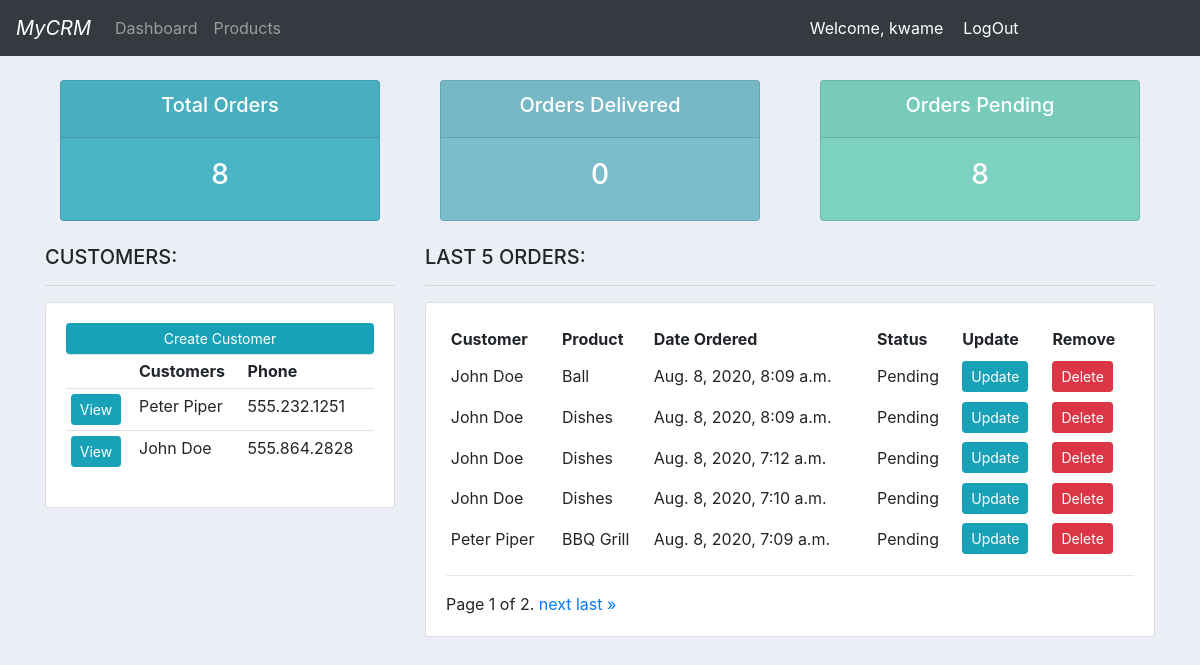
The app's page / (signed in), older data.
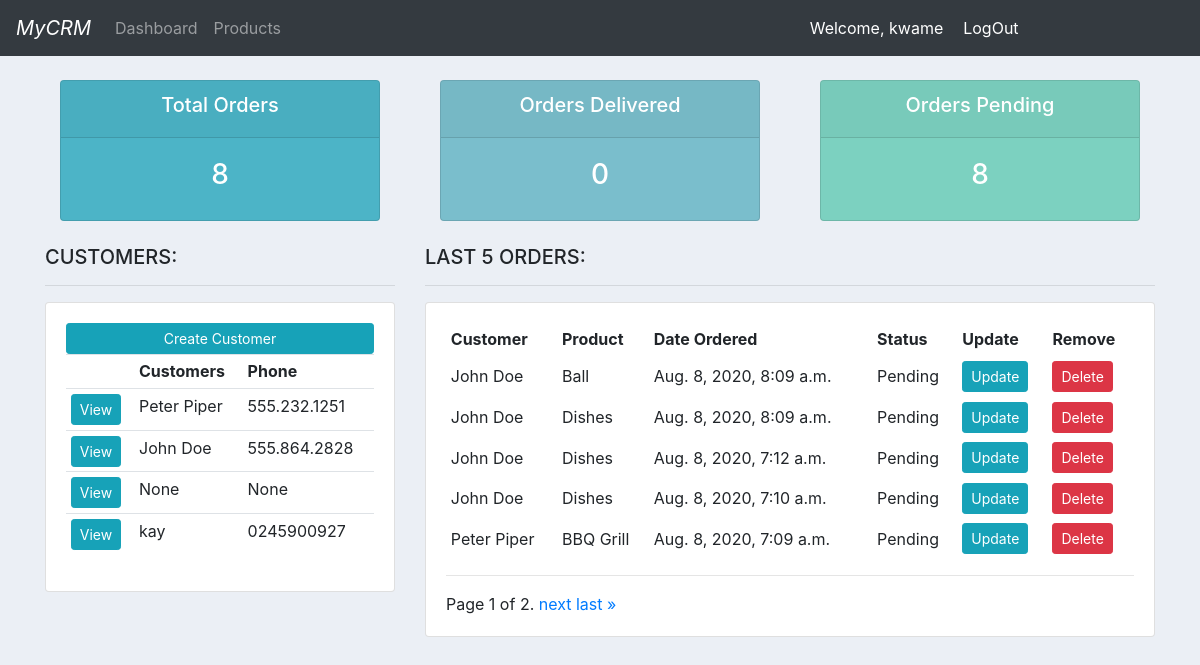
The same page, newer data.
### accounts/models.py (models this page shows, shortened)
class Customer(models.Model):
	user = models.OneToOneField(User, null=True, blank=True, on_delete=models.CASCADE)
	name = models.CharField(max_length=200, null=True)
	phone = models.CharField(max_length=20, null=True)
	email = models.CharField(max_length=200, null=True)
	profile_pic = models.ImageField(default="benz.jpg", null=True, blank=True)
	date_created = models.DateTimeField(auto_now_add=True, null=True)

class Order(models.Model):
	STATUS = (
		('Pending', 'Pending'),
		('Out for Delivery', 'Out for Delivery'),
		('Delivered', 'Delivered')
	)
	customer = models.ForeignKey(Customer, null=True, on_delete=models.SET_NULL)
	product =  models.ForeignKey(Product, null=True, on_delete=models.SET_NULL)
	date_created = models.DateTimeField(auto_now_add=True, null=True)
	status = models.CharField(max_length=200, null=True, choices=STATUS)
	class Meta:
		ordering = ['-date_created']

class Product(models.Model):
	CATEGORY = (
		('Indoor', 'Indoor'),
		('Out Door', 'Out Door'),
	)
	name = models.CharField(max_length=200, null=True)
	price = models.FloatField(null=True)
	category = models.CharField(max_length=200, null=True, choices=CATEGORY)
	description = models.CharField(max_length=200, null=True, blank=True)
	date_created = models.DateTimeField(auto_now_add=True, null=True)
	tag = models.ManyToManyField(Tag)

### accounts/decorators.py (the view)
	def wrapper_func(request, *args, **kwargs):
		group = None
		if request.user.groups.exists():
			group = request.user.groups.all()[0].name
		if group == 'customer':
			return redirect('accounts:user-page')
		if group == 'admin':
			return view_func(request, *args, **kwargs)

### accounts/views.py (called while the page is built)
@login_required(login_url='accounts:login')
@admin_only
def home(request):
	customers = Customer.objects.all()
	orders = Order.objects.all()
	paginator = Paginator(orders, 5)
	page_number = request.GET.get('page')
	page_obj = paginator.get_page(page_number)
	total_customers = customers.count()
	total_orders = orders.count()
	delivered = orders.filter(status='Delivered').count()
	pending = orders.filter(status='Pending').count()
	context = {
		'customers': customers,
		'orders': orders,
		'total_customers': total_customers,
		'total_orders': total_orders,
		'delivered': delivered,
		'pending': pending,
		'page_obj':page_obj
	}
	return render(request, 'accounts/dashboard.html', context)

### accounts/templates/accounts/dashboard.html (shortened to what this page needs)
{% extends 'accounts/main.html' %}
{% block content %}
{% include 'accounts/status.html' %}
	<br>
	<div class="row">
		<div class="col-md-4">
			<h5>CUSTOMERS:</h5>
			<hr>
			<div class="card card-body">
				<a class="btn btn-info btn-sm btn-block" href="">Create Customer</a>
				<table class="table table-sm">
					<tr>
						<th></th>
						<th>Customers</th>
						<th>Phone</th>
					</tr>
					{% for customer in customers %}
						<tr>
							<th><a class="btn btn-info btn-sm" href="{% url 'accounts:customer' customer.id %}">View</a></th>
							<td>{{customer.name}}</td>
							<td>{{customer.phone}}</td>
						</tr>
					{% endfor %}
				</table>
			</div>
		</div>
		<br>
		<div class="col-md-8">
			<h5>LAST 5 ORDERS:</h5>
			<hr>
			<div class="card card-body">
				<table class="table-sm">
					<tr>
						<th>Customer</th>
						<th>Product</th>
						<th>Date Ordered</th>
						<th>Status</th>
						<th>Update</th>
						<th>Remove</th>
					</tr>
					{% for order in page_obj %}
						<tr>
							<td>{{order.customer.name}}</td>
							<td>{{order.product.name}}</td>
							<td>{{order.date_created}}</td>
							<td>{{order.status}}</td>
							<td><a class="btn btn-info btn-sm" href="{% url 'accounts:update_order' order.id %}">Update</a></td>
							<td><a class="btn btn-danger btn-sm" href="{% url 'accounts:delete_order' order.id %}">Delete</a></td>
						</tr>
					{% endfor %}
				</table>
				<hr>
				<div class="pagination">
				    <span class="step-links">
				        <span class="current">
				            Page {{ page_obj.number }} of {{ page_obj.paginator.num_pages }}.
				        </span>
				        {% if page_obj.has_next %}
				            <a href="?page={{ page_obj.next_page_number }}">next</a>
				            <a href="?page={{ page_obj.paginator.num_pages }}">last &raquo;</a>
				        {% endif %}
				    </span>
				</div>
			</div>
		</div>
	</div>
{% endblock %}

### accounts/templates/accounts/main.html (shortened to what this page needs)
{% load static %}
<!DOCTYPE html>
<html lang="en">
<head>
	<link rel="stylesheet" href="https://stackpath.bootstrapcdn.com/bootstrap/4.5.0/css/bootstrap.min.css">
	<link rel="stylesheet" type="text/css" href="{% static '/css/main.css' %}">
	<link rel="stylesheet" type="text/css" href="{% static '/css/register.css' %}">
</head>
<body>
	{% include 'accounts/navbar.html' %}
	<div class="container">
		{% block content %}
		{% endblock %}
	</div>
</body>
</html>

### accounts/templates/accounts/navbar.html (shortened to what this page needs)
<nav class="navbar navbar-expand-lg navbar-dark bg-dark">
  <a class="navbar-brand" href="{% url 'accounts:home' %}" style="font-style: italic">MyCRM</a>
  <div class="collapse navbar-collapse" id="navbarNav">
    <ul class="navbar-nav">
      {% if request.user.is_staff %}
      <li class="nav-item">
        <a class="nav-link" href="{% url 'accounts:home' % }">Dashboard</a>
      </li>
      <li class="nav-item">
        <a class="nav-link" href="{% url 'accounts:products' %}">Products</a>
      </li>
      {% else %}
      <li class="nav-item">
        <a class="nav-link" href="{% url 'accounts:account' %}">Settings</a>
      </li>
      {% endif %}
    </ul>
  </div>
  <div class="collapse navbar-collapse col-md-4 pull-right" id="navbarNav">
    <span class="navbar-nav pull-left" style="font-size:16px; color:#fff; margin-right:20px; ">Welcome, {{request.user}}</span>
    <span class="navbar-nav pull-right" style="margin-right:20px"><a style="font-size:16px; color:#fff" href="{% url 'accounts:logout' %}">LogOut</a></span>
  </div>
</nav>

### accounts/templates/accounts/status.html
<br>
<div class="row">
	<div class="col">
		<div class="col-md">
			<div class="card text-center text-white mb3" id="total-orders">
				<div class="card-header">
					<h5 class="class-title">Total Orders</h5>
				</div>
				<div class="card-body">
					<h3 class="class-title">{{total_orders}}</h3>
				</div>
			</div>
		</div>
	</div>
	<div class="col">
		<div class="col-md">
			<div class="card text-center text-white mb3" id="orders-delivered">
				<div class="card-header">
					<h5 class="class-title">Orders Delivered</h5>
				</div>
				<div class="card-body">
					<h3 class="class-title">{{delivered}}</h3>
				</div>
			</div>
		</div>
	</div>
	<div class="col">
		<div class="col-md">
			<div class="card text-center text-white mb3" id="orders-pending">
				<div class="card-header">
					<h5 class="class-title">Orders Pending</h5>
				</div>
				<div class="card-body">
					<h3 class="class-title">{{pending}}</h3>
				</div>
			</div>
		</div>
	</div>
</div>

### static/css/main.css (style rules this page uses)
body { background-color: #ebeff5; }
#total-orders { background-color: #4cb4c7; }
#orders-delivered { background-color: #7abecc; }
#orders-pending { background-color: #7cd1c0; }

Row changes from the older to the newer data that the page shows:
added Customer: name "None", phone "None"
added Customer: name "kay", phone "0245900927"
